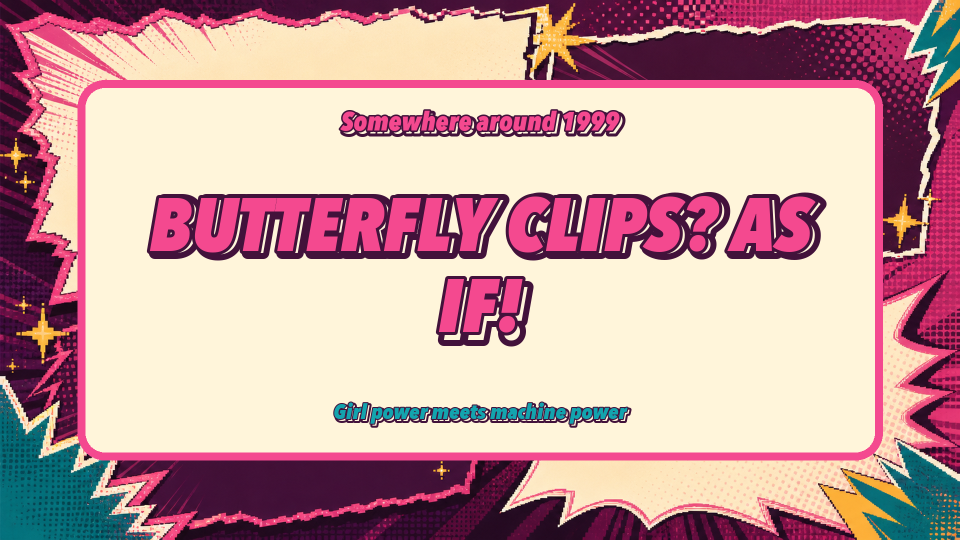
#> input picture assets/video/comic-interstitials-v1/butterfly-clips-as-if.png, 1920 x 1080 px, given in place of ep04-scene-02-luminairy-v2-c-end.png, which was not available (shown at 1/2 size)
$ python build-episode-04-v4-clean-rebuild.py
#> lines starting #> are read from the running program, lines starting #| are printed output that depends on the picture; pictures that were not available may be replaced by others from this repository, and a replacement may not be noted
from pathlib import Path
from PIL import Image, ImageDraw, ImageFont, ImageEnhance, ImageFilter
import subprocess

ROOT = Path(__file__).resolve().parents[2]
VIDEO = ROOT / "assets/video"
PIX = ROOT / "assets/episodes/ep-04/pixel"
COMIC = VIDEO / "comic-interstitials-v1"
FF = Path.home() / ".local/lib/python3.12/site-packages/imageio_ffmpeg/binaries/ffmpeg-macos-aarch64-v7.1"
AUDIO = ROOT / "content/music/episode-04-narration.mp3"
OUT = VIDEO / "episode-04-narration-motion-v10-cue-locked-review.mp4"
BASE = VIDEO / ".ep04-v10-cue-locked-base.mp4"
GRACE = PIX / "ep04-scene-05-grace-narration-sync-v10-locked.mp4"
WORK = VIDEO / ".ep04-v4-clean"
WORK.mkdir(exist_ok=True)


# [47 lines left out: functions correct_luminairy_sign, montage, portrait_page, not called in this run]


def dark_variant(raw, name):
#> called with name = 'ep04-correct-hall-lights-off-v1.png'
    out = WORK / name
    im = Image.open(raw).convert("RGB")
#> im is the input picture: PIL image 1920x1080 RGB; mean R, G, B 198.1, 157.2, 157.7
    im = ImageEnhance.Brightness(im).enhance(.52)
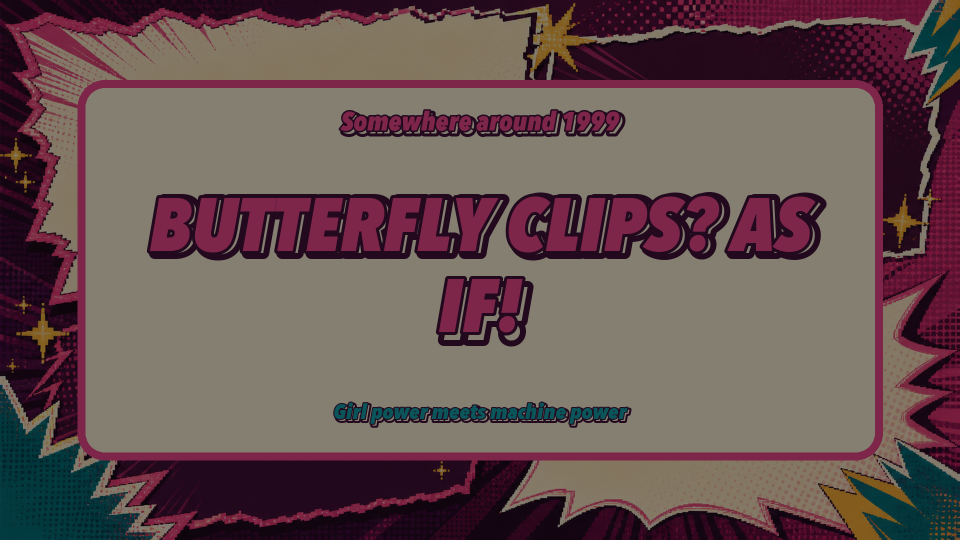
#> im: PIL image 1920x1080 RGB (shown at 1/2 size); mean R, G, B 102.5, 81.3, 81.6
    im = ImageEnhance.Color(im).enhance(.72)
    im.save(out, optimize=True)
    return out


def corrected_attention_frame(raw):
    """Clean the generated whiteboard label without altering the approved source."""
    out = WORK / "ep04-scene-10-attention-label-corrected-v1.png"
    im = Image.open(raw).convert("RGB")
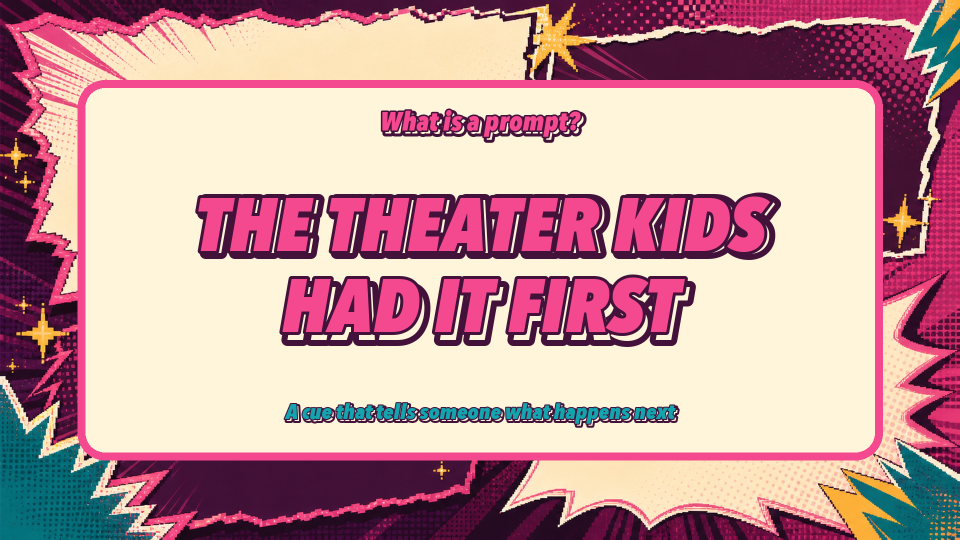
#> input picture assets/video/comic-interstitials-v1/ep02-cue-12.png, 1920 x 1080 px, given in place of ep04-scene-10-language-to-chatbox-v1-review.png, which was not available (shown at 1/2 size)
#> im is the input picture: PIL image 1920x1080 RGB; mean R, G, B 195.6, 152.2, 154.8
    # Whiteboard coordinates in the 1672×941 source frame.
    # Clone nearby board texture first so the repair does not read as a CSS box.
    patch = im.crop((382, 174, 478, 206)).resize((96, 32), Image.Resampling.BICUBIC)
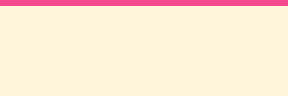
#> patch: PIL image 96x32 RGB (shown 3 times larger); mean R, G, B 254.3, 234.2, 213.3
    im.paste(patch, (382, 207))
    dr = ImageDraw.Draw(im)
    f = ImageFont.truetype("/System/Library/Fonts/Supplemental/Arial Bold.ttf", 17)
    dr.text((430, 224), "Attention", font=f, anchor="mm", fill=(58, 47, 49))
    im.save(out, optimize=True)
    return out


# [15 lines left out: function fit, not called in this run]


def build():
    # Only the approved full blue stained-glass set is permitted here.
    mav = ROOT / "assets/mavens/y2k-stained-glass-v2"
    all_mavens = sorted(mav.glob("*-y2k-stained-glass.png"))
    portrait_pages = [portrait_page(f"maivens-blue-all-v1-page-{i//6+1}.png", all_mavens[i:i+6])
                      for i in range(0, len(all_mavens), 6)]
    correct_hall = PIX/"ep04-scene-02-luminairy-v2-c-end.png"
    hall_dark = dark_variant(correct_hall, "ep04-correct-hall-lights-off-v1.png")
    language_frame = corrected_attention_frame(PIX/"ep04-scene-10-language-to-chatbox-v1-review.png")

    A=ROOT/"approved-assets/style-refs/pixel-art/laidies-video-master-anchor-v1.png"
    B=ROOT/"assets/rerolls-20260714/town-buildings-light-pixel-v1/sunnyvaile-buildings/y2k-v3/light-pixel"
    EP3=ROOT/"assets/episodes/ep-03/pixel"
    EP3R=VIDEO/"episode-03-full-scene-replacements-v4"
    cues=[
      # The announcer's “Previously” recap uses Episode 3 imagery, in story order.
      (0.00, EP3/"ep03-scene-01-cold-open.png",True),
      (10.00,EP3R/"ep03-bethany-one-clue-big-claim-v1.png",True),
      (20.00,EP3R/"ep03-elle-perm-timeline-v2-blue-eyes.png",True),
      (30.00,EP3R/"ep03-three-moves-source-gap-line-v1.png",True),
      (36.00,PIX/"ep04-title-master-anchor-v1-review.png",False),
      (41.10,PIX/"ep04-scene-01-cold-open-v5-hands-paused-review.png",True),
      (72.00,PIX/"ep04-scene-01-cold-open-v5-window-realization-review.png",True),
      (86.00,COMIC/"ep04-wonder-question-1-v3.png",False),
      (99.00,COMIC/"ep04-wonder-question-2-v3.png",False),
      (110.00,VIDEO/"episode-01-full-scene-replacements-v2/ep01-ai-new-hire-onboarding-v1.png",True),
      (119.00,ROOT/"assets/episodes/issue-02/ep02-the-brief.png",True),
      (132.00,EP3/"ep03-scene-08-elle-file.png",True),
      # Current-week setup: no returns to Episode 3 recap or unrelated office frames.
      (140.45,COMIC/"ep04-just-use-ai-v2.png",False),
      (150.45,COMIC/"ep04-which-ai-v1.png",False),
      (167.45,COMIC/"ep04-just-use-internet-v2.png",False),
      # Corporate-to-Sunnyvaile transformation begins exactly at 03:25.
      (204.45,PIX/"ep04-transform-corporate-wand-v3-signless-review.png",False),
      (209.45,PIX/"ep04-transform-sunnyvaile-wand-v3-signless-review.png",False),
      # Cut the misspelled exterior entirely: transformation goes straight inside.
      (214.45,PIX/"ep04-scene-02b-luminairy-nave-pixel-v1.png",True),
      (233.00,PIX/"ep04-scene-02b-luminairy-nave-maivens-open-v1.png",True),
      (240.00,correct_hall,True),
      (245.30,PIX/"ep04-scene-03-ada-v2-repaired-base-review.png",True),
      (278.00,PIX/"ep04-scene-03-ada-b-mid.png",True),
      (310.00,PIX/"ep04-scene-03-ada-c-end.png",True),
      (341.55,PIX/"ep04-scene-04-hedy.png",True),
      (374.00,PIX/"ep04-scene-04-hedy-b-mid-v2-review.png",True),
      (406.00,PIX/"ep04-scene-04-hedy-c-end-v2-review.png",True),
      (437.30,PIX/"ep04-scene-04b-eniac-v4-actual-six-review.png",True),
      (470.00,PIX/"ep04-scene-04b-eniac-v5-actual-six-mid-review.png",True),
      (505.00,PIX/"ep04-scene-04b-eniac-v5-actual-six-end-review.png",True),
      (540.55,PIX/"ep04-scene-05a-grace-navy-office-v2-a-start.png",True),
      (550.50,PIX/"ep04-scene-05a-grace-navy-office-v3-application-handoff.png",True),
      (560.50,PIX/"ep04-scene-05a-grace-navy-office-v3-application-review.png",True),
      (571.00,PIX/"ep04-scene-05-grace-a-start.png",True),
      (625.62,PIX/"ep04-scene-05-grace-c-end.png",False),
      (631.00,PIX/"ep04-scene-06-naming.png",True),
      (646.00,PIX/"ep04-scene-06-naming-c-end.png",True),
      (661.43,PIX/"ep04-scene-07-ai-winter.png",True),
      (676.70,PIX/"ep04-scene-08-karen.png",True),
      (706.00,PIX/"ep04-scene-08-karen-b-mid.png",True),
      (735.00,PIX/"ep04-scene-08-karen-c-end.png",True),
      (764.98,PIX/"ep04-scene-09-fei-fei-a-start.png",True),
      (791.00,PIX/"ep04-scene-09-fei-fei-b-mid.png",True),
      (818.00,PIX/"ep04-scene-09-fei-fei.png",True),
      (843.80,language_frame,True),
      (858.45,COMIC/"ep04-chatgpt-public-v2.png",False),
      (895.65,PIX/"ep04-scene-11-checkers-v2-emily-correct-review.png",True),
      (929.00,PIX/"ep04-scene-11-checkers-v2-emily-correct-review.png",True),
      (975.45,PIX/"ep04-scene-11b-kate-crawford-supply-chain-v1-review.png",True),
      (1003.68,hall_dark,False),
      (1012.00,correct_hall,True),
      (1060.00,VIDEO/"episode-03-full-scene-replacements-v4/ep03-cocktail-party-bronze-aige-y2k-v3-inclusive-bg.png",True),
      (1095.45,COMIC/"ep04-laidies-ai-build-01.png",False),
      (1097.00,COMIC/"ep04-laidies-ai-build-02.png",False),
      (1098.00,COMIC/"ep04-laidies-ai-build-03.png",False),
      (1099.00,COMIC/"ep04-laidies-ai-build-04.png",False),
      (1100.00,COMIC/"ep04-laidies-ai-build-05.png",False),
      (1101.00,COMIC/"ep04-laidies-ai-build-06.png",False),
      (1102.00,COMIC/"ep04-laidies-ai-build-07.png",False),
      (1103.00,COMIC/"ep04-laidies-ai-build-08.png",False),
      (1104.00,COMIC/"ep04-laidies-ai-build-09.png",False),
      (1105.00,COMIC/"ep04-laidies-ai-build-10.png",False),
#> (the run stopped early here; a loop or call above may not have finished)
